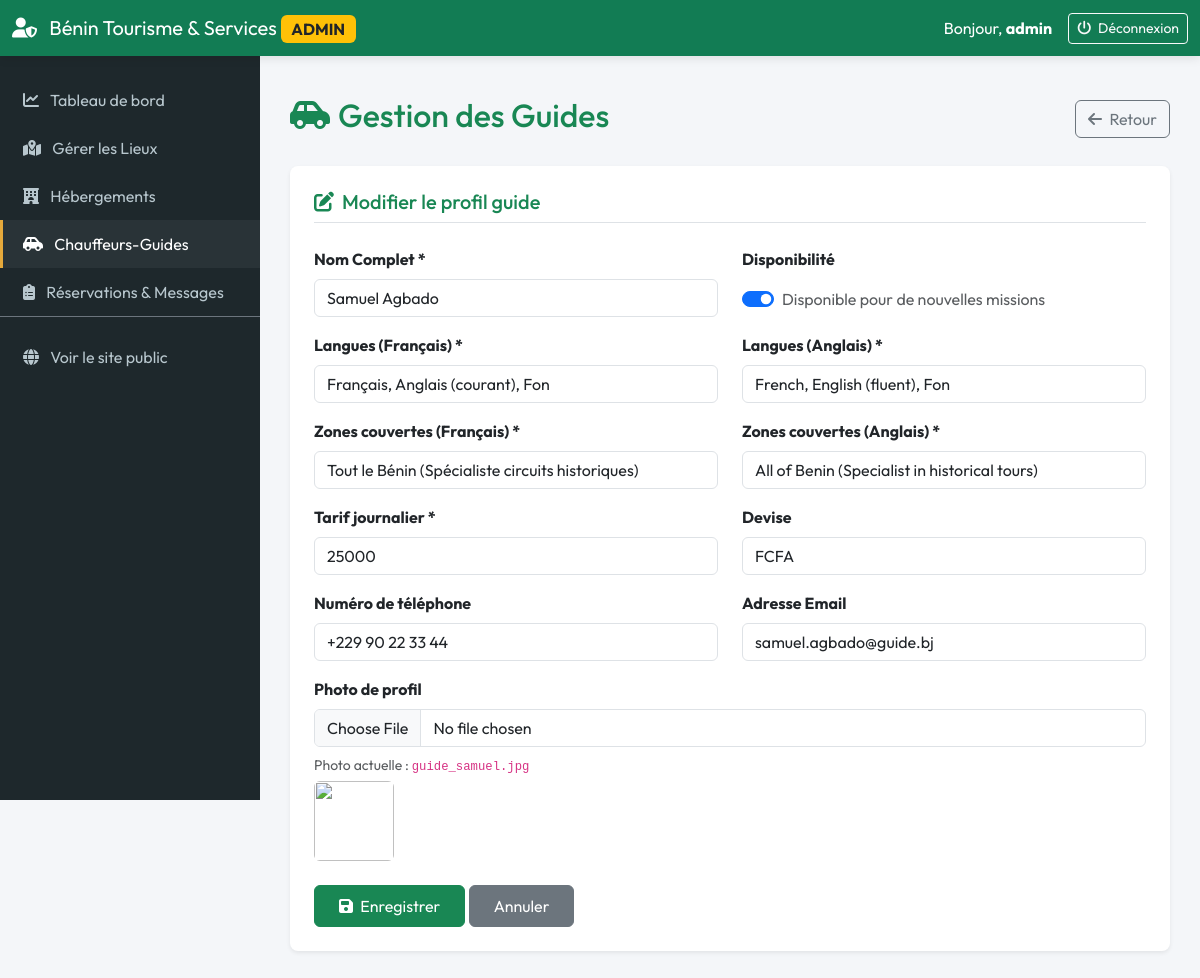
/admin/guides.php?action=edit&id=3 (signed in), run on the app's committed database.
### tables this page shows
CREATE TABLE guides (
  id INT AUTO_INCREMENT PRIMARY KEY,
  nom VARCHAR(150) NOT NULL,
  photo VARCHAR(255),
  langues_fr VARCHAR(255) NOT NULL,
  langues_en VARCHAR(255) NOT NULL,
  zones_fr VARCHAR(255) NOT NULL,
  zones_en VARCHAR(255) NOT NULL,
  tarif_jour INT NOT NULL,
  devise VARCHAR(10) DEFAULT 'FCFA',
  telephone VARCHAR(30),
  email VARCHAR(150),
  disponible BOOLEAN DEFAULT TRUE,
  gamme ENUM('Economique', 'Confort', 'Premium') DEFAULT 'Economique',
  vehicule_modele VARCHAR(100) DEFAULT NULL,
  capacite_passagers INT DEFAULT 4,
  capacite_bagages INT DEFAULT 3,
  INDEX idx_guides_disponible (disponible)
);

### includes/fonctions.php (called while the page is built, shortened)
<?php
function e($text) {
    return htmlspecialchars($text ?? '', ENT_QUOTES, 'UTF-8');
}
function get_image_url($img_name, $category = 'Culture') {
    if (!empty($img_name)) {
        $lieux_path = 'assets/images/lieux/' . $img_name;
    }
    if (!empty($img_name)) {
        $old_path = 'assets/img/' . $img_name;
    }
    $placeholders = [
        'Culture'           => 'https://images.unsplash.com/photo-1599946347371-68eb71b16afc?auto=format&fit=crop&w=800&q=80',
        'Nature'            => 'https://images.unsplash.com/photo-1547471080-7cc2caa01a7e?auto=format&fit=crop&w=800&q=80',
        'Plage'             => 'https://images.unsplash.com/photo-1507525428034-b723cf961d3e?auto=format&fit=crop&w=800&q=80',
        'Spiritualité'      => 'https://images.unsplash.com/photo-1609137144813-7d722ef2049e?auto=format&fit=crop&w=800&q=80',
        'Hôtel'             => 'https://images.unsplash.com/photo-1566073771259-6a8506099945?auto=format&fit=crop&w=800&q=80',
        'Auberge'           => 'https://images.unsplash.com/photo-1520250497591-112f2f40a3f4?auto=format&fit=crop&w=800&q=80',
        "Maison d'hôtes"    => 'https://images.unsplash.com/photo-1540555700478-4be289fbecef?auto=format&fit=crop&w=800&q=80',
        'guide'             => 'https://images.unsplash.com/photo-1488646953014-85cb44e25828?auto=format&fit=crop&w=800&q=80',
    ];
    return $placeholders[$category] ?? $placeholders['Culture'];
}

### admin/guides.php (the view, shortened to what this page needs)
<?php
require_once 'header.php';
$action = isset($_GET['action']) ? $_GET['action'] : 'list';
$id = isset($_GET['id']) ? (int)$_GET['id'] : 0;
?>
<div class="d-flex justify-content-between align-items-center mb-4">
    <h1 class="h2 text-success"><i class="fa-solid fa-car-side me-2"></i>Gestion des Guides</h1>
    <?php if ($action === 'list'): ?>
        <a href="?action=add" class="btn btn-success"><i class="fa-solid fa-plus me-1"></i> Ajouter un Guide</a>
    <?php else: ?>
        <a href="?action=list" class="btn btn-outline-secondary"><i class="fa-solid fa-arrow-left me-1"></i> Retour</a>
    <?php endif; ?>
</div>
<?php if ($action === 'list'):
    $stmt = $pdo->query("SELECT * FROM guides ORDER BY nom ASC");
    $guides_list = $stmt->fetchAll();
?>
    <div class="card border-0 shadow-sm rounded-3">
        <div class="card-body p-0">
            <div class="table-responsive">
                <table class="table table-hover align-middle mb-0">
                    <thead class="table-light">
                        <tr>
                            <th style="width: 80px;">Photo</th>
                            <th>Nom</th>
                            <th>Langues (FR/EN)</th>
                            <th>Zones (FR/EN)</th>
                            <th>Tarif journalier</th>
                            <th>Statut</th>
                            <th style="width: 150px;" class="text-end">Actions</th>
                        </tr>
                    </thead>
                    <tbody>
                        <?php if (!empty($guides_list)): ?>
                            <?php foreach ($guides_list as $g): ?>
                                <tr>
                                    <td>
                                        <img src="<?= get_image_url($g['photo'], 'guide') ?>" class="rounded" style="width: 50px; height: 50px; object-fit: cover;">
                                    </td>
                                    <td>
                                        <div class="fw-bold"><?= e($g['nom']) ?></div>
                                        <small class="text-muted"><?= e($g['email']) ?> / <?= e($g['telephone']) ?></small>
                                    </td>
                                    <td>
                                        <div><?= e($g['langues_fr']) ?></div>
                                        <small class="text-muted"><?= e($g['langues_en']) ?></small>
                                    </td>
                                    <td>
                                        <div><?= e($g['zones_fr']) ?></div>
                                        <small class="text-muted"><?= e($g['zones_en']) ?></small>
                                    </td>
                                    <td class="fw-bold text-success">
                                        <?= number_format($g['tarif_jour'], 0, ',', ' ') ?> <?= e($g['devise']) ?>
                                    </td>
                                    <td>
                                        <?php if ($g['disponible']): ?>
                                            <span class="badge bg-success">Disponible</span>
                                        <?php else: ?>
                                            <span class="badge bg-secondary">Indisponible</span>
                                        <?php endif; ?>
                                    </td>
                                    <td class="text-end">
                                        <a href="?action=edit&id=<?= $g['id'] ?>" class="btn btn-sm btn-outline-primary me-1">
                                            <i class="fa-solid fa-pencil"></i>
                                        </a>
                                        <a href="?action=delete&id=<?= $g['id'] ?>" class="btn btn-sm btn-outline-danger" onclick="return confirm('Voulez-vous supprimer ce chauffeur-guide ?')" >
                                            <i class="fa-solid fa-trash"></i>
                                        </a>
                                    </td>
                                </tr>
                            <?php endforeach; ?>
                        <?php else: ?>
                            <tr>
                                <td colspan="7" class="text-center py-4 text-muted">Aucun chauffeur-guide enregistré.</td>
                            </tr>
                        <?php endif; ?>
                    </tbody>
                </table>
            </div>
        </div>
    </div>
<?php elseif ($action === 'add' || $action === 'edit'):
    $g = [
        'nom' => '', 'langues_fr' => '', 'langues_en' => '', 'zones_fr' => '',
        'zones_en' => '', 'tarif_jour' => '', 'devise' => 'FCFA',
        'telephone' => '', 'email' => '', 'disponible' => 1, 'photo' => ''
    ];
    if ($action === 'edit' && $id > 0) {
        $stmt = $pdo->prepare("SELECT * FROM guides WHERE id = ?");
        $stmt->execute([$id]);
        $res = $stmt->fetch();
        if ($res) { $g = $res; }
    }
?>
    <div class="card border-0 shadow-sm rounded-3">
        <div class="card-body p-4">
            <h3 class="card-title h5 text-success mb-4 border-bottom pb-2">
                <i class="fa-solid fa-pen-to-square me-2"></i><?= $action === 'add' ? 'Créer un profil guide' : 'Modifier le profil guide' ?>
            </h3>
            <form method="POST" enctype="multipart/form-data">
                <div class="row">
                    <div class="col-md-6 mb-3">
                        <label class="form-label fw-bold">Nom Complet *</label>
                        <input type="text" name="nom" class="form-control" value="<?= e($g['nom']) ?>" placeholder="Ex: Jean-Albert Dossou" required>
                    </div>
                    <div class="col-md-6 mb-3">
                        <label class="form-label fw-bold">Disponibilité</label>
                        <div class="form-check form-switch pt-2">
                            <input class="form-check-input" type="checkbox" name="disponible" value="1" id="flexSwitchCheckChecked" <?= $g['disponible'] ? 'checked' : '' ?>>
                            <label class="form-check-label text-muted" for="flexSwitchCheckChecked">Disponible pour de nouvelles missions</label>
                        </div>
                    </div>
                </div>
                <div class="row">
                    <div class="col-md-6 mb-3">
                        <label class="form-label fw-bold">Langues (Français) *</label>
                        <input type="text" name="langues_fr" class="form-control" value="<?= e($g['langues_fr']) ?>" placeholder="Ex: Français, Fon, Goun" required>
                    </div>
                    <div class="col-md-6 mb-3">
                        <label class="form-label fw-bold">Langues (Anglais) *</label>
                        <input type="text" name="langues_en" class="form-control" value="<?= e($g['langues_en']) ?>" placeholder="Ex: French, Fon, Goun (English basic)" required>
                    </div>
                </div>
                <div class="row">
                    <div class="col-md-6 mb-3">
                        <label class="form-label fw-bold">Zones couvertes (Français) *</label>
                        <input type="text" name="zones_fr" class="form-control" value="<?= e($g['zones_fr']) ?>" placeholder="Ex: Sud Bénin (Cotonou, Ouidah)" required>
                    </div>
                    <div class="col-md-6 mb-3">
                        <label class="form-label fw-bold">Zones couvertes (Anglais) *</label>
                        <input type="text" name="zones_en" class="form-control" value="<?= e($g['zones_en']) ?>" placeholder="Ex: Southern Benin (Cotonou, Ouidah)" required>
                    </div>
                </div>
                <div class="row">
                    <div class="col-md-6 mb-3">
                        <label class="form-label fw-bold">Tarif journalier *</label>
                        <input type="number" name="tarif_jour" class="form-control" value="<?= e($g['tarif_jour']) ?>" required>
                    </div>
                    <div class="col-md-6 mb-3">
                        <label class="form-label fw-bold">Devise</label>
                        <input type="text" name="devise" class="form-control" value="<?= e($g['devise']) ?>">
                    </div>
                </div>
                <div class="row">
                    <div class="col-md-6 mb-3">
                        <label class="form-label fw-bold">Numéro de téléphone</label>
                        <input type="tel" name="telephone" class="form-control" value="<?= e($g['telephone']) ?>" placeholder="Ex: +229 97 00 00 00">
                    </div>
                    <div class="col-md-6 mb-3">
                        <label class="form-label fw-bold">Adresse Email</label>
                        <input type="email" name="email" class="form-control" value="<?= e($g['email']) ?>" placeholder="Ex: guide@exemple.com">
                    </div>
                </div>
                <div class="mb-4">
                    <label class="form-label fw-bold">Photo de profil</label>
                    <input type="file" name="photo" class="form-control">
                    <?php if (!empty($g['photo'])): ?>
                        <div class="mt-2 small text-muted">
                            Photo actuelle : <code><?= e($g['photo']) ?></code><br>
                            <img src="<?= get_image_url($g['photo'], 'guide') ?>" class="rounded mt-1" style="width: 80px; height: 80px; object-fit: cover;">
                        </div>
                    <?php endif; ?>
                </div>
                <div>
                    <button type="submit" class="btn btn-success px-4 py-2"><i class="fa-solid fa-save me-1"></i> Enregistrer</button>
                    <a href="?action=list" class="btn btn-secondary px-4 py-2">Annuler</a>
                </div>
            </form>
        </div>
    </div>
<?php endif; ?>
<?php require_once 'footer.php'; ?>

### admin/header.php (style rules this page uses)
:root { --admin-primary: #127C54; --admin-dark: #0B3B2C; --admin-accent: #E5A93B; --sidebar-width: 260px; }
body { font-family: 'Outfit', sans-serif; background-color: #f4f6f9; }

### data on the page
guides: nom "Samuel Agbado", disponible "☑", langues_fr "Français, Anglais (courant), Fon", langues_en "French, English (fluent), Fon", zones_fr "Tout le Bénin (Spécialiste circuits historiques)", zones_en "All of Benin (Specialist in historical tours)", tarif_jour "25000", devise "FCFA", telephone "+229 90 22 33 44", email "samuel.agbado@guide.bj", photo "guide_samuel.jpg"

### other printed values
$_SESSION['admin_username'] "admin"
